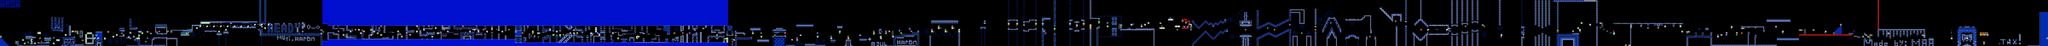

A 2D game scene composited from a Tiled map and its tileset images. What follows is a short description and the map's XML, with each tile layer's data collapsed to a summary:
An orthogonal 1201x27 tile map with 16x16 px tiles, 2 tile layers (SP, ...), 2 tilesets, 2 image layers.

<map version="1.10" tiledversion="1.11.2" orientation="orthogonal" renderorder="right-down" width="1201" height="27" tilewidth="16" tileheight="16" infinite="0" nextlayerid="5" nextobjectid="1">
 <editorsettings>
  <chunksize width="16" height="27" />
  <export target="stereomadness.csv" format="csv" />
 </editorsettings>
 <tileset firstgid="1" name="famidash" tilewidth="16" tileheight="16" tilecount="256" columns="16">
  <image source="../../../GRAPHICS/famidash.bmp" width="256" height="256" />
 </tileset>
 <tileset firstgid="257" name="sprites" tilewidth="16" tileheight="16" tilecount="256" columns="16">
  <image source="../../../GRAPHICS/sprites.png" width="256" height="256" />
 </tileset>
 <imagelayer id="3" name="Image Layer 1" parallaxx="0.9" parallaxy="0.9" repeatx="1" repeaty="1">
  <image source="../../../GRAPHICS/Old/parallax Blue.bmp" width="144" height="72" />
 </imagelayer>
 <imagelayer id="4" name="Image Layer 2" offsetx="0" offsety="432" repeatx="1">
  <image source="../../../GRAPHICS/ground.bmp" width="64" height="128" />
 </imagelayer>
 <layer id="1" width="1201" height="27">
  <data>[32427 cells, 32335 non-empty, 151 distinct tile ids]</data>
 </layer>
 <layer id="2" name="SP" width="1201" height="27">
  <data>[32427 cells, 437 non-empty, 96 distinct tile ids]</data>
 </layer>
</map>
